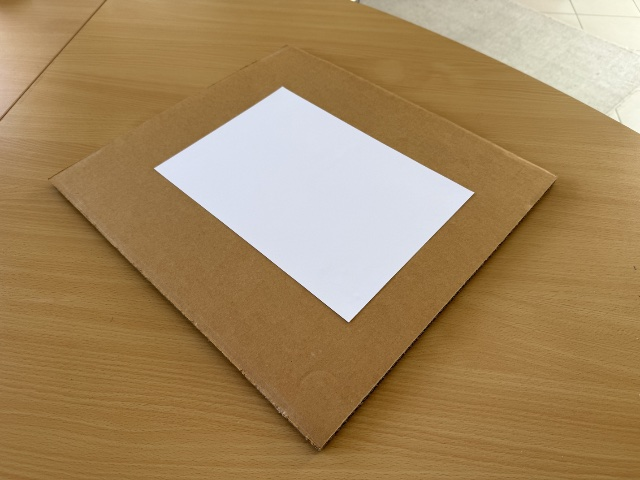
//> input picture data/image_1.jpg, 640 x 480 px
$ ./main   (built with g++ and OpenCV 4)
//> lines starting //> are read from the running program, lines starting //| are printed output that depends on the picture; after the words box and inside, x2 and y2 are one past the last pixel; in counts of white or black regions, pixels touching at a corner belong together
// AR - 2025-2026
// S. Mavromatis
// Détections : contours, approximation par un polygone à 4 sommets

#include <opencv2/opencv.hpp>
#include <iostream>

int main() {
    // Charger l'image
    cv::Mat img = cv::imread("data/image_1.jpg");
//> img is the input picture: 480 rows x 640 cols, CV_8UC3; mean B, G, R 93.3, 134.3, 163
    if (img.empty()) {
        std::cerr << "Erreur: impossible de charger l'image !" << std::endl;
        return -1;
    }

    cv::Mat gray, thresh;
    // Conversion en niveaux de gris
    cv::cvtColor(img, gray, cv::COLOR_BGR2GRAY);
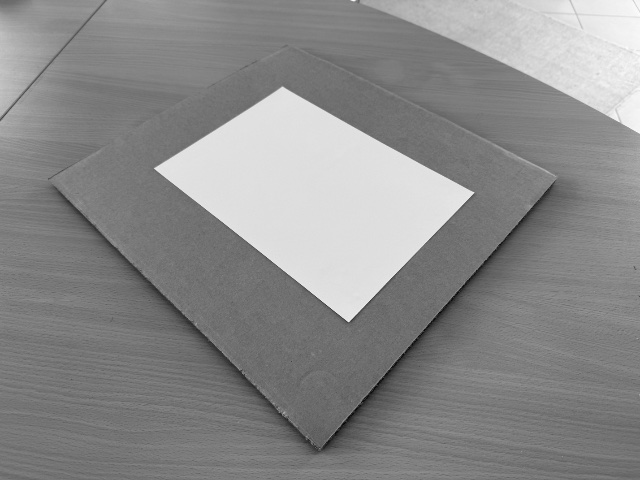
//> gray: 480 rows x 640 cols, CV_8UC1; min 5, max 253, mean 138.2

    // Flou "léger" pour réduire le bruit
    cv::GaussianBlur(gray, gray, cv::Size(5, 5), 0);

    // Seuillage
    cv::threshold(gray, thresh, 200, 255, cv::THRESH_BINARY);
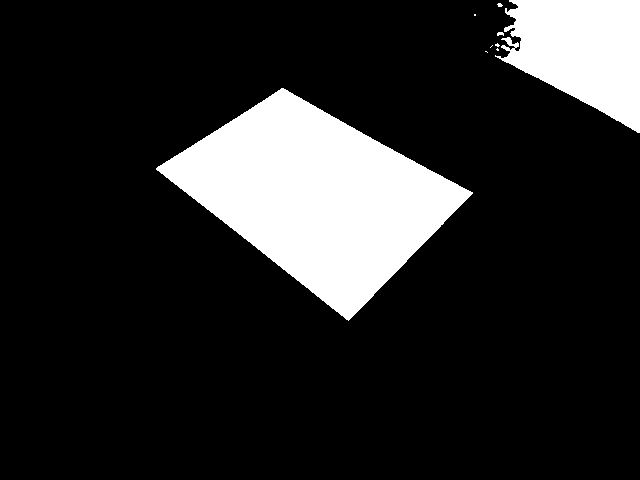
//> thresh: 480 rows x 640 cols, CV_8UC1; 15.9% white; 9 white regions (6 under 20 px)

    // Recherche des contours
    std::vector<std::vector<cv::Point>> contours;
    std::vector<cv::Vec4i> hierarchy;
    cv::findContours(thresh, contours, hierarchy, cv::RETR_EXTERNAL, cv::CHAIN_APPROX_SIMPLE);
//> contours = 9 contours, 7 with area under 20; largest, box (x1, y1, x2, y2) and area: (156, 88, 473, 321) 35776, (495, 0, 640, 133) 12455

    if (contours.empty()) {
        std::cerr << "Aucun contour détecté !" << std::endl;
        return -1;
    }

    // Chercher le plus grand contour (aire)
    double maxArea = 0;
    int maxIdx = 0;
    for (size_t i = 0; i < contours.size(); i++) {
        double area = cv::contourArea(contours[i]);
        if (area > maxArea) {
            maxArea = area;
            maxIdx = i;
        }
    }
//> this loop made 9 passes
//> (area, maxArea) on pass 1: (35776, 35776)
//> area on pass 9: 12455
//> after the loop, maxArea = 35776; maxIdx = 0

    // Approximation du contour par un polygone
    std::vector<cv::Point> approx;
    cv::approxPolyDP(contours[maxIdx], approx, 10, true);
//> approx = 4 Points (x, y): [156, 168], [348, 320], [472, 193], [283, 88]

    std::cout << "Sommets : " << std::endl;
    for (size_t i = 0; i < approx.size(); i++) {
        std::cout << "(" << approx[i].x << ", " << approx[i].y << ")" << std::endl;
        // Dessin des points sur l'image
        cv::circle(img, approx[i], 10, cv::Scalar(0, 0, 255), -1);
    }
//> this loop made 4 passes
//| (156, 168)
//| (348, 320)
//| (472, 193)
//| (283, 88)
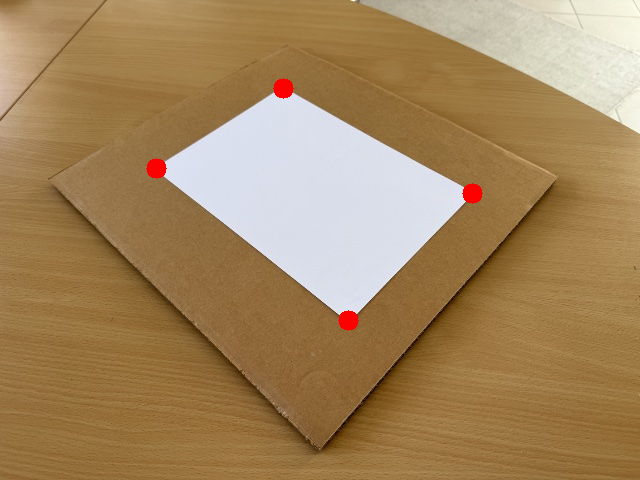
//> img: 480 rows x 640 cols, CV_8UC3; 0.41% of pixels changed, all inside (x1, y1, x2, y2) = (146, 78, 483, 331)

    // Affichage
    cv::drawContours(img, std::vector<std::vector<cv::Point>>{approx}, -1, cv::Scalar(0, 255, 0), 2);
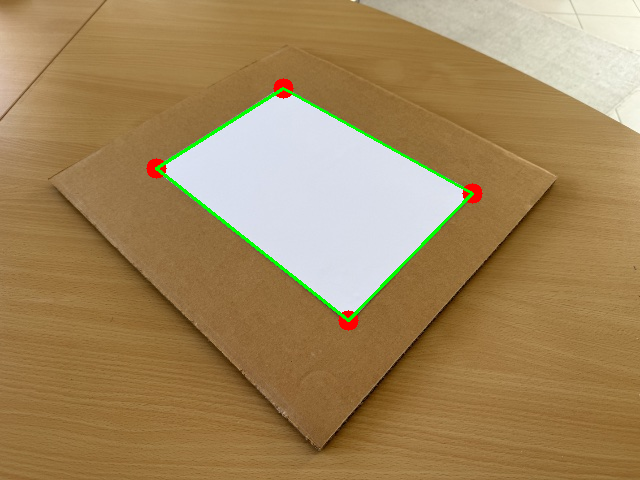
//> img: 480 rows x 640 cols, CV_8UC3; 0.79% of pixels changed, all inside (x1, y1, x2, y2) = (155, 87, 474, 322)
    cv::imshow("Sommets : ", img);
    cv::waitKey(0);

    return 0;
}
